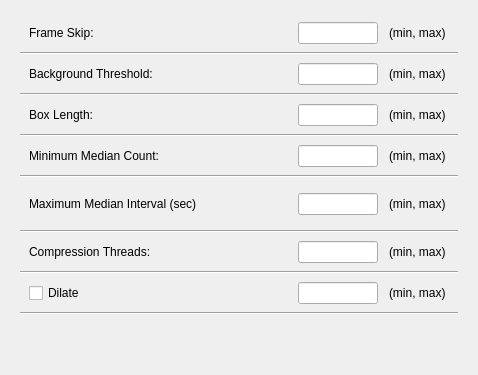
     <widget class="QWidget" name="ufmfTabPtr_">
      <attribute name="title">
       <string> ufmf </string>
      </attribute>
      <layout class="QVBoxLayout" name="verticalLayout_2">
       <item>
        <widget class="QWidget" name="widget_6" native="true">
         <layout class="QVBoxLayout" name="verticalLayout">
          <item>
           <widget class="QWidget" name="ufmfFrameSkipWidgetPtr_" native="true">
            <layout class="QHBoxLayout" name="horizontalLayout_7">
             <property name="topMargin">
              <number>2</number>
             </property>
             <property name="bottomMargin">
              <number>2</number>
             </property>
             <item>
              <widget class="QLabel" name="ufmfFrameSkipLabelPtr_">
               <property name="sizePolicy">
                <sizepolicy hsizetype="Fixed" vsizetype="Preferred">
                 <horstretch>0</horstretch>
                 <verstretch>0</verstretch>
                </sizepolicy>
               </property>
               <property name="minimumSize">
                <size>
                 <width>150</width>
                 <height>0</height>
                </size>
               </property>
               <property name="maximumSize">
                <size>
                 <width>150</width>
                 <height>16777215</height>
                </size>
               </property>
               <property name="font">
                <font>
                 <weight>50</weight>
                 <bold>false</bold>
                </font>
               </property>
               <property name="text">
                <string>Frame Skip: </string>
               </property>
              </widget>
             </item>
             <item>
              <spacer name="horizontalSpacer_7">
               <property name="orientation">
                <enum>Qt::Horizontal</enum>
               </property>
               <property name="sizeHint" stdset="0">
                <size>
                 <width>9</width>
                 <height>20</height>
                </size>
               </property>
              </spacer>
             </item>
             <item>
              <widget class="QLineEdit" name="ufmfFrameSkipLineEditPtr_">
               <property name="sizePolicy">
                <sizepolicy hsizetype="Fixed" vsizetype="Fixed">
                 <horstretch>0</horstretch>
                 <verstretch>0</verstretch>
                </sizepolicy>
               </property>
               <property name="minimumSize">
                <size>
                 <width>80</width>
                 <height>0</height>
                </size>
               </property>
               <property name="maximumSize">
                <size>
                 <width>80</width>
                 <height>16777215</height>
                </size>
               </property>
              </widget>
             </item>
             <item>
              <spacer name="horizontalSpacer_3">
               <property name="orientation">
                <enum>Qt::Horizontal</enum>
               </property>
               <property name="sizeType">
                <enum>QSizePolicy::Fixed</enum>
               </property>
               <property name="sizeHint" stdset="0">
                <size>
                 <width>5</width>
                 <height>20</height>
                </size>
               </property>
              </spacer>
             </item>
             <item>
              <widget class="QLabel" name="ufmfFrameSkipRangeLabelPtr_">
               <property name="sizePolicy">
                <sizepolicy hsizetype="Fixed" vsizetype="Preferred">
                 <horstretch>0</horstretch>
                 <verstretch>0</verstretch>
                </sizepolicy>
               </property>
               <property name="minimumSize">
                <size>
                 <width>60</width>
                 <height>0</height>
                </size>
               </property>
               <property name="maximumSize">
                <size>
                 <width>60</width>
                 <height>16777215</height>
                </size>
               </property>
               <property name="font">
                <font>
                 <weight>50</weight>
                 <bold>false</bold>
                </font>
               </property>
               <property name="text">
                <string>(min, max)</string>
               </property>
              </widget>
             </item>
            </layout>
           </widget>
          </item>
          <item>
           <widget class="Line" name="line_5">
            <property name="orientation">
             <enum>Qt::Horizontal</enum>
            </property>
           </widget>
          </item>
          <item>
           <widget class="QWidget" name="ufmfBackgroundThresholdWidgetPtr_" native="true">
            <layout class="QHBoxLayout" name="horizontalLayout">
             <property name="topMargin">
              <number>2</number>
             </property>
             <property name="bottomMargin">
              <number>2</number>
             </property>
             <item>
              <widget class="QLabel" name="ufmfBackgroundThresholdLabelPtr_">
               <property name="sizePolicy">
                <sizepolicy hsizetype="Fixed" vsizetype="Preferred">
                 <horstretch>0</horstretch>
                 <verstretch>0</verstretch>
                </sizepolicy>
               </property>
               <property name="minimumSize">
                <size>
                 <width>150</width>
                 <height>0</height>
                </size>
               </property>
               <property name="maximumSize">
                <size>
                 <width>150</width>
                 <height>16777215</height>
                </size>
               </property>
               <property name="font">
                <font>
                 <weight>50</weight>
                 <bold>false</bold>
                </font>
               </property>
               <property name="text">
                <string>Background Threshold:</string>
               </property>
              </widget>
             </item>
             <item>
              <spacer name="horizontalSpacer">
               <property name="orientation">
                <enum>Qt::Horizontal</enum>
               </property>
               <property name="sizeHint" stdset="0">
                <size>
                 <width>9</width>
                 <height>19</height>
                </size>
               </property>
              </spacer>
             </item>
             <item>
              <widget class="QLineEdit" name="ufmfBackgroundThresholdLineEditPtr_">
               <property name="sizePolicy">
                <sizepolicy hsizetype="Fixed" vsizetype="Fixed">
                 <horstretch>0</horstretch>
                 <verstretch>0</verstretch>
                </sizepolicy>
               </property>
               <property name="minimumSize">
                <size>
                 <width>80</width>
                 <height>0</height>
                </size>
               </property>
               <property name="maximumSize">
                <size>
                 <width>80</width>
                 <height>16777215</height>
                </size>
               </property>
              </widget>
             </item>
             <item>
              <spacer name="horizontalSpacer_6">
               <property name="orientation">
                <enum>Qt::Horizontal</enum>
               </property>
               <property name="sizeType">
                <enum>QSizePolicy::Fixed</enum>
               </property>
               <property name="sizeHint" stdset="0">
                <size>
                 <width>5</width>
                 <height>20</height>
                </size>
               </property>
              </spacer>
             </item>
             <item>
              <widget class="QLabel" name="ufmfBackgroundThresholdRangeLabelPtr_">
               <property name="sizePolicy">
                <sizepolicy hsizetype="Fixed" vsizetype="Preferred">
                 <horstretch>0</horstretch>
                 <verstretch>0</verstretch>
                </sizepolicy>
               </property>
               <property name="minimumSize">
                <size>
                 <width>60</width>
                 <height>0</height>
                </size>
               </property>
               <property name="maximumSize">
                <size>
                 <width>60</width>
                 <height>16777215</height>
                </size>
               </property>
               <property name="font">
                <font>
                 <weight>50</weight>
                 <bold>false</bold>
                </font>
               </property>
               <property name="text">
                <string>(min, max)</string>
               </property>
              </widget>
             </item>
            </layout>
           </widget>
          </item>
          <item>
           <widget class="Line" name="line">
            <property name="orientation">
             <enum>Qt::Horizontal</enum>
            </property>
           </widget>
          </item>
          <item>
           <widget class="QWidget" name="ufmfBoxLengthWidgetPtr_" native="true">
            <layout class="QHBoxLayout" name="horizontalLayout_2">
             <property name="topMargin">
              <number>2</number>
             </property>
             <property name="bottomMargin">
              <number>2</number>
             </property>
             <item>
              <widget class="QLabel" name="ufmfBoxLengthLabelPtr_">
               <property name="sizePolicy">
                <sizepolicy hsizetype="Fixed" vsizetype="Preferred">
                 <horstretch>0</horstretch>
                 <verstretch>0</verstretch>
                </sizepolicy>
               </property>
               <property name="minimumSize">
                <size>
                 <width>150</width>
                 <height>0</height>
                </size>
               </property>
               <property name="maximumSize">
                <size>
                 <width>150</width>
                 <height>16777215</height>
                </size>
               </property>
               <property name="font">
                <font>
                 <weight>50</weight>
                 <bold>false</bold>
                </font>
               </property>
               <property name="text">
                <string>Box Length: </string>
               </property>
              </widget>
             </item>
             <item>
              <spacer name="horizontalSpacer_2">
               <property name="orientation">
                <enum>Qt::Horizontal</enum>
               </property>
               <property name="sizeHint" stdset="0">
                <size>
                 <width>9</width>
                 <height>19</height>
                </size>
               </property>
              </spacer>
             </item>
             <item>
              <widget class="QLineEdit" name="ufmfBoxLengthLineEditPtr_">
               <property name="sizePolicy">
                <sizepolicy hsizetype="Fixed" vsizetype="Fixed">
                 <horstretch>0</horstretch>
                 <verstretch>0</verstretch>
                </sizepolicy>
               </property>
               <property name="minimumSize">
                <size>
                 <width>80</width>
                 <height>0</height>
                </size>
               </property>
               <property name="maximumSize">
                <size>
                 <width>80</width>
                 <height>16777215</height>
                </size>
               </property>
              </widget>
             </item>
             <item>
              <spacer name="horizontalSpacer_9">
               <property name="orientation">
                <enum>Qt::Horizontal</enum>
               </property>
               <property name="sizeType">
                <enum>QSizePolicy::Fixed</enum>
               </property>
               <property name="sizeHint" stdset="0">
                <size>
                 <width>5</width>
                 <height>20</height>
                </size>
               </property>
              </spacer>
             </item>
             <item>
              <widget class="QLabel" name="ufmfBoxLengthRangeLabelPtr_">
               <property name="sizePolicy">
                <sizepolicy hsizetype="Fixed" vsizetype="Preferred">
                 <horstretch>0</horstretch>
                 <verstretch>0</verstretch>
                </sizepolicy>
               </property>
               <property name="minimumSize">
                <size>
                 <width>60</width>
                 <height>0</height>
                </size>
               </property>
               <property name="maximumSize">
                <size>
                 <width>60</width>
                 <height>16777215</height>
                </size>
               </property>
               <property name="font">
                <font>
                 <weight>50</weight>
                 <bold>false</bold>
                </font>
               </property>
               <property name="text">
                <string>(min, max)</string>
               </property>
              </widget>
             </item>
            </layout>
           </widget>
          </item>
          <item>
           <widget class="Line" name="line_2">
            <property name="orientation">
             <enum>Qt::Horizontal</enum>
            </property>
           </widget>
          </item>
          <item>
           <widget class="QWidget" name="ufmfMedianUpdateCountWidgetPtr_" native="true">
            <layout class="QHBoxLayout" name="horizontalLayout_5">
             <property name="topMargin">
              <number>2</number>
             </property>
             <property name="bottomMargin">
              <number>2</number>
             </property>
             <item>
              <widget class="QLabel" name="ufmfMedianUpdateCountLabelPtr_">
               <property name="sizePolicy">
                <sizepolicy hsizetype="Fixed" vsizetype="Preferred">
                 <horstretch>0</horstretch>
                 <verstretch>0</verstretch>
                </sizepolicy>
               </property>
               <property name="minimumSize">
                <size>
                 <width>150</width>
                 <height>0</height>
                </size>
               </property>
               <property name="maximumSize">
                <size>
                 <width>150</width>
                 <height>16777215</height>
                </size>
               </property>
               <property name="font">
                <font>
                 <weight>50</weight>
                 <bold>false</bold>
                </font>
               </property>
               <property name="text">
                <string>Minimum Median Count: </string>
               </property>
              </widget>
             </item>
             <item>
              <spacer name="horizontalSpacer_5">
               <property name="orientation">
                <enum>Qt::Horizontal</enum>
               </property>
               <property name="sizeHint" stdset="0">
                <size>
                 <width>9</width>
                 <height>19</height>
                </size>
               </property>
              </spacer>
             </item>
             <item>
              <widget class="QLineEdit" name="ufmfMedianUpdateCountLineEditPtr_">
               <property name="sizePolicy">
                <sizepolicy hsizetype="Fixed" vsizetype="Fixed">
                 <horstretch>0</horstretch>
                 <verstretch>0</verstretch>
                </sizepolicy>
               </property>
               <property name="minimumSize">
                <size>
                 <width>80</width>
                 <height>0</height>
                </size>
               </property>
               <property name="maximumSize">
                <size>
                 <width>80</width>
                 <height>16777215</height>
                </size>
               </property>
              </widget>
             </item>
             <item>
              <spacer name="horizontalSpacer_10">
               <property name="orientation">
                <enum>Qt::Horizontal</enum>
               </property>
               <property name="sizeType">
                <enum>QSizePolicy::Fixed</enum>
               </property>
               <property name="sizeHint" stdset="0">
                <size>
                 <width>5</width>
                 <height>20</height>
                </size>
               </property>
              </spacer>
             </item>
             <item>
              <widget class="QLabel" name="ufmfMedianUpdateCountRangeLabelPtr_">
               <property name="sizePolicy">
                <sizepolicy hsizetype="Fixed" vsizetype="Preferred">
                 <horstretch>0</horstretch>
                 <verstretch>0</verstretch>
                </sizepolicy>
               </property>
               <property name="minimumSize">
                <size>
                 <width>60</width>
                 <height>0</height>
                </size>
               </property>
               <property name="maximumSize">
                <size>
                 <width>60</width>
                 <height>16777215</height>
                </size>
               </property>
               <property name="font">
                <font>
                 <weight>50</weight>
                 <bold>false</bold>
                </font>
               </property>
               <property name="text">
                <string>(min, max)</string>
               </property>
              </widget>
             </item>
            </layout>
           </widget>
          </item>
          <item>
           <widget class="Line" name="line_4">
            <property name="orientation">
             <enum>Qt::Horizontal</enum>
            </property>
           </widget>
          </item>
          <item>
           <widget class="QWidget" name="widget" native="true">
            <layout class="QHBoxLayout" name="horizontalLayout_3">
             <item>
              <widget class="QLabel" name="ufmfMedianUpdateIntervalLabelPtr_">
               <property name="sizePolicy">
                <sizepolicy hsizetype="Fixed" vsizetype="Preferred">
                 <horstretch>0</horstretch>
                 <verstretch>0</verstretch>
                </sizepolicy>
               </property>
               <property name="minimumSize">
                <size>
                 <width>175</width>
                 <height>0</height>
                </size>
               </property>
               <property name="maximumSize">
                <size>
                 <width>175</width>
                 <height>16777215</height>
                </size>
               </property>
               <property name="font">
                <font>
                 <weight>50</weight>
                 <bold>false</bold>
                </font>
               </property>
               <property name="text">
                <string>Maximum Median Interval (sec)</string>
               </property>
              </widget>
             </item>
             <item>
              <spacer name="horizontalSpacer_21">
               <property name="orientation">
                <enum>Qt::Horizontal</enum>
               </property>
               <property name="sizeHint" stdset="0">
                <size>
                 <width>88</width>
                 <height>20</height>
                </size>
               </property>
              </spacer>
             </item>
             <item>
              <widget class="QLineEdit" name="ufmfMedianUpdateIntervalLineEditPtr_">
               <property name="sizePolicy">
                <sizepolicy hsizetype="Fixed" vsizetype="Fixed">
                 <horstretch>0</horstretch>
                 <verstretch>0</verstretch>
                </sizepolicy>
               </property>
               <property name="minimumSize">
                <size>
                 <width>80</width>
                 <height>0</height>
                </size>
               </property>
               <property name="maximumSize">
                <size>
                 <width>80</width>
                 <height>16777215</height>
                </size>
               </property>
              </widget>
             </item>
             <item>
              <spacer name="horizontalSpacer_22">
               <property name="orientation">
                <enum>Qt::Horizontal</enum>
               </property>
               <property name="sizeType">
                <enum>QSizePolicy::Fixed</enum>
               </property>
               <property name="sizeHint" stdset="0">
                <size>
                 <width>5</width>
                 <height>20</height>
                </size>
               </property>
              </spacer>
             </item>
             <item>
              <widget class="QLabel" name="ufmfMedianUpdateIntervalRangeLabelPtr_">
               <property name="sizePolicy">
                <sizepolicy hsizetype="Fixed" vsizetype="Preferred">
                 <horstretch>0</horstretch>
                 <verstretch>0</verstretch>
                </sizepolicy>
               </property>
               <property name="minimumSize">
                <size>
                 <width>60</width>
                 <height>0</height>
                </size>
               </property>
               <property name="maximumSize">
                <size>
                 <width>60</width>
                 <height>16777215</height>
                </size>
               </property>
               <property name="font">
                <font>
                 <weight>50</weight>
                 <bold>false</bold>
                </font>
               </property>
               <property name="text">
                <string>(min, max)</string>
               </property>
              </widget>
             </item>
            </layout>
           </widget>
          </item>
          <item>
           <widget class="Line" name="line_3">
            <property name="orientation">
             <enum>Qt::Horizontal</enum>
            </property>
           </widget>
          </item>
          <item>
           <widget class="QWidget" name="ufmfCompressionThreadsWidgetPtr_" native="true">
            <layout class="QHBoxLayout" name="horizontalLayout_4">
             <property name="topMargin">
              <number>2</number>
             </property>
             <property name="bottomMargin">
              <number>2</number>
             </property>
             <item>
              <widget class="QLabel" name="ufmfCompressionThreadsLabelPtr_">
               <property name="sizePolicy">
                <sizepolicy hsizetype="Fixed" vsizetype="Preferred">
                 <horstretch>0</horstretch>
                 <verstretch>0</verstretch>
                </sizepolicy>
               </property>
               <property name="minimumSize">
                <size>
                 <width>150</width>
                 <height>0</height>
                </size>
               </property>
               <property name="maximumSize">
                <size>
                 <width>150</width>
                 <height>16777215</height>
                </size>
               </property>
               <property name="font">
                <font>
                 <weight>50</weight>
                 <bold>false</bold>
                </font>
               </property>
               <property name="text">
                <string>Compression Threads: </string>
               </property>
              </widget>
             </item>
             <item>
              <spacer name="horizontalSpacer_4">
               <property name="orientation">
                <enum>Qt::Horizontal</enum>
               </property>
               <property name="sizeHint" stdset="0">
                <size>
                 <width>9</width>
                 <height>19</height>
                </size>
               </property>
              </spacer>
             </item>
             <item>
              <widget class="QLineEdit" name="ufmfCompressionThreadsLineEditPtr_">
               <property name="sizePolicy">
                <sizepolicy hsizetype="Fixed" vsizetype="Fixed">
                 <horstretch>0</horstretch>
                 <verstretch>0</verstretch>
                </sizepolicy>
               </property>
               <property name="minimumSize">
                <size>
                 <width>80</width>
                 <height>0</height>
                </size>
               </property>
               <property name="maximumSize">
                <size>
                 <width>80</width>
                 <height>16777215</height>
                </size>
               </property>
              </widget>
             </item>
             <item>
              <spacer name="horizontalSpacer_11">
               <property name="orientation">
                <enum>Qt::Horizontal</enum>
               </property>
               <property name="sizeType">
                <enum>QSizePolicy::Fixed</enum>
               </property>
               <property name="sizeHint" stdset="0">
                <size>
                 <width>5</width>
                 <height>20</height>
                </size>
               </property>
              </spacer>
             </item>
             <item>
              <widget class="QLabel" name="ufmfCompressionThreadsRangeLabelPtr_">
               <property name="sizePolicy">
                <sizepolicy hsizetype="Fixed" vsizetype="Preferred">
                 <horstretch>0</horstretch>
                 <verstretch>0</verstretch>
                </sizepolicy>
               </property>
               <property name="minimumSize">
                <size>
                 <width>60</width>
                 <height>0</height>
                </size>
               </property>
               <property name="maximumSize">
                <size>
                 <width>60</width>
                 <height>16777215</height>
                </size>
               </property>
               <property name="font">
                <font>
                 <weight>50</weight>
                 <bold>false</bold>
                </font>
               </property>
               <property name="text">
                <string>(min, max)</string>
               </property>
              </widget>
             </item>
            </layout>
           </widget>
          </item>
          <item>
           <widget class="Line" name="line_12">
            <property name="orientation">
             <enum>Qt::Horizontal</enum>
            </property>
           </widget>
          </item>
          <item>
           <widget class="QWidget" name="ufmfDilateWidgetPtr_" native="true">
            <layout class="QHBoxLayout" name="horizontalLayout_16">
             <property name="topMargin">
              <number>2</number>
             </property>
             <property name="bottomMargin">
              <number>2</number>
             </property>
             <item>
              <widget class="QCheckBox" name="ufmfDilateCheckBoxPtr_">
               <property name="sizePolicy">
                <sizepolicy hsizetype="Fixed" vsizetype="Fixed">
                 <horstretch>0</horstretch>
                 <verstretch>0</verstretch>
                </sizepolicy>
               </property>
               <property name="minimumSize">
                <size>
                 <width>150</width>
                 <height>0</height>
                </size>
               </property>
               <property name="maximumSize">
                <size>
                 <width>150</width>
                 <height>16777215</height>
                </size>
               </property>
               <property name="font">
                <font>
                 <weight>50</weight>
                 <bold>false</bold>
                </font>
               </property>
               <property name="text">
                <string>Dilate</string>
               </property>
               <property name="checked">
                <bool>false</bool>
               </property>
              </widget>
             </item>
             <item>
              <spacer name="horizontalSpacer_16">
               <property name="orientation">
                <enum>Qt::Horizontal</enum>
               </property>
               <property name="sizeHint" stdset="0">
                <size>
                 <width>9</width>
                 <height>20</height>
                </size>
               </property>
              </spacer>
             </item>
             <item>
              <widget class="QLineEdit" name="ufmfDilateLineEditPtr_">
               <property name="sizePolicy">
                <sizepolicy hsizetype="Fixed" vsizetype="Fixed">
                 <horstretch>0</horstretch>
                 <verstretch>0</verstretch>
                </sizepolicy>
               </property>
               <property name="minimumSize">
                <size>
                 <width>80</width>
                 <height>0</height>
                </size>
               </property>
               <property name="maximumSize">
                <size>
                 <width>80</width>
                 <height>16777215</height>
                </size>
               </property>
              </widget>
             </item>
             <item>
              <spacer name="horizontalSpacer_12">
               <property name="orientation">
                <enum>Qt::Horizontal</enum>
               </property>
               <property name="sizeType">
                <enum>QSizePolicy::Fixed</enum>
               </property>
               <property name="sizeHint" stdset="0">
                <size>
                 <width>5</width>
                 <height>20</height>
                </size>
               </property>
              </spacer>
             </item>
             <item>
              <widget class="QLabel" name="ufmfDilateRangeLabelPtr_">
               <property name="sizePolicy">
                <sizepolicy hsizetype="Fixed" vsizetype="Preferred">
                 <horstretch>0</horstretch>
                 <verstretch>0</verstretch>
                </sizepolicy>
               </property>
               <property name="minimumSize">
                <size>
                 <width>60</width>
                 <height>0</height>
                </size>
               </property>
               <property name="maximumSize">
                <size>
                 <width>60</width>
                 <height>16777215</height>
                </size>
               </property>
               <property name="font">
                <font>
                 <weight>50</weight>
                 <bold>false</bold>
                </font>
               </property>
               <property name="text">
                <string>(min, max)</string>
               </property>
              </widget>
             </item>
            </layout>
           </widget>
          </item>
          <item>
           <widget class="Line" name="line_14">
            <property name="orientation">
             <enum>Qt::Horizontal</enum>
            </property>
           </widget>
          </item>
          <item>
           <spacer name="verticalSpacer_2">
            <property name="orientation">
             <enum>Qt::Vertical</enum>
            </property>
            <property name="sizeHint" stdset="0">
             <size>
              <width>20</width>
              <height>40</height>
             </size>
            </property>
           </spacer>
          </item>
         </layout>
        </widget>
       </item>
      </layout>
     </widget>
